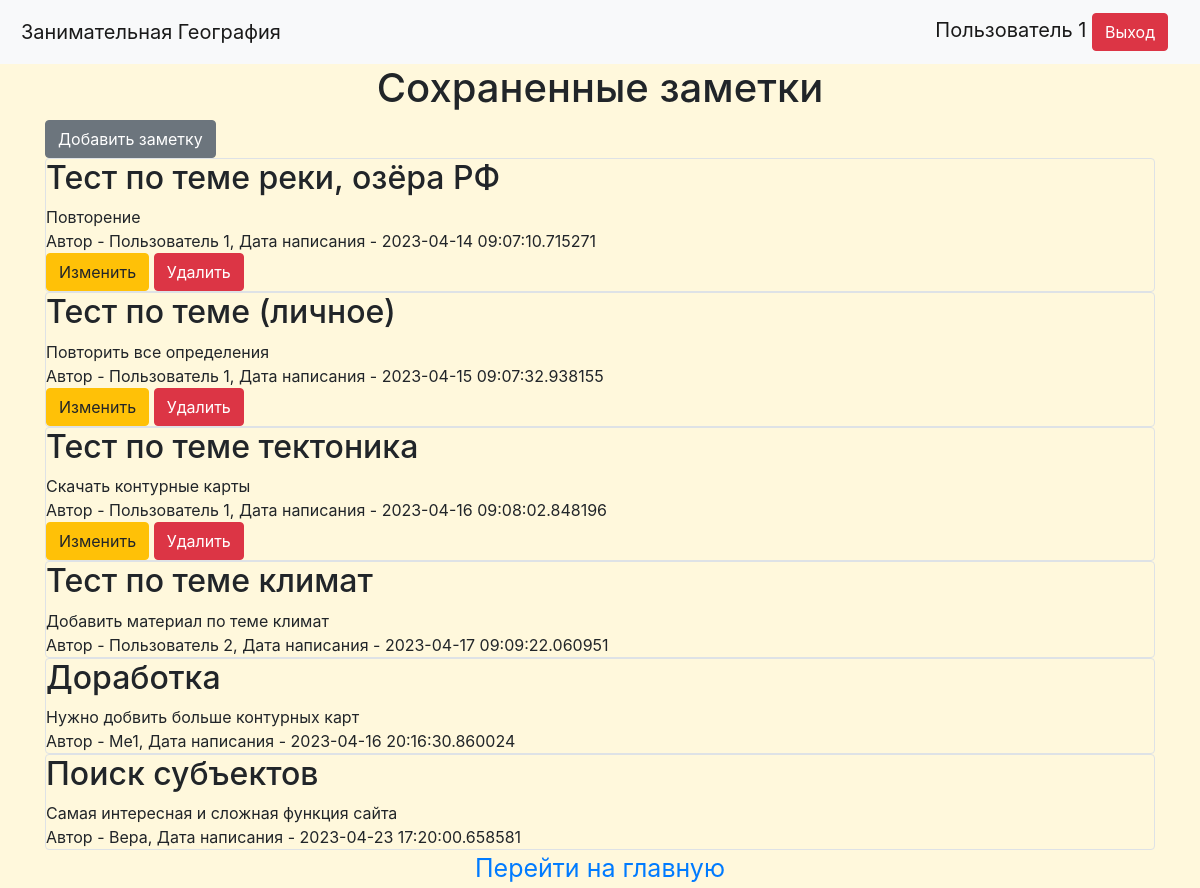
The app's page /notes (signed in) with its own data.
### data/users.py (models this page shows, shortened)
class User(SqlAlchemyBase, UserMixin):
    __tablename__ = 'users'
    id = sqlalchemy.Column(sqlalchemy.Integer, primary_key=True, autoincrement=True)
    name = sqlalchemy.Column(sqlalchemy.String, nullable=True)
    about = sqlalchemy.Column(sqlalchemy.String, nullable=True)
    email = sqlalchemy.Column(sqlalchemy.String, index=True, unique=True, nullable=True)
    hashed_password = sqlalchemy.Column(sqlalchemy.String, nullable=True)
    created_date = sqlalchemy.Column(sqlalchemy.DateTime, default=datetime.datetime.now)
    news = orm.relationship("News", back_populates='user')

### data/news.py (models this page shows)
class News(SqlAlchemyBase):
    __tablename__ = 'news'
    id = sqlalchemy.Column(sqlalchemy.Integer, primary_key=True, autoincrement=True)
    title = sqlalchemy.Column(sqlalchemy.String, nullable=True)
    content = sqlalchemy.Column(sqlalchemy.String, nullable=True)
    created_date = sqlalchemy.Column(sqlalchemy.DateTime, default=datetime.datetime.now)
    is_private = sqlalchemy.Column(sqlalchemy.Boolean, default=True)
    user_id = sqlalchemy.Column(sqlalchemy.Integer, sqlalchemy.ForeignKey("users.id"))
    user = orm.relationship('User')
    categories = orm.relationship("Category", secondary="association", backref="news")

### main.py (the view)
@app.route("/notes")
def notes():
    db_sess = db_session.create_session()
    if current_user.is_authenticated:
        news = db_sess.query(News).filter((News.user == current_user) | (News.is_private != True))
    else:
        news = db_sess.query(News).filter(News.is_private != True)
    return render_template("notes.html", news=news)

### data/db_session.py (called while the page is built)
def create_session() -> Session:
    global __factory
    return __factory()

### main.py (called while the page is built)
@login_manager.user_loader
def load_user(user_id):
    db_sess = db_session.create_session()
    return db_sess.query(User).get(user_id)

### templates/notes.html
{% extends "base.html" %}
{% block content %}
    <h1>Сохраненные заметки</h1>
    {% if current_user.is_authenticated %}
        <a href="news" class="btn btn-secondary">Добавить заметку</a>
    {% endif %}
    {% for item in news %}
        <div class="col-md6 border rounded">
            <h2>{{ item.title }}</h2>
            <div>
                {{ item.content }}
            </div>
            <div>
                Автор - {{ item.user.name }}, Дата написания - {{ item.created_date }}
            </div>
            {% if current_user.is_authenticated and current_user == item.user %}
                <div>
                    <a href="/news/{{ item.id }}" class="btn btn-warning">Изменить</a>
                    <a href="/news_delete/{{ item.id }}" class="btn btn-danger">Удалить</a>
                </div>
            {% endif %}
        </div>
    {% endfor %}
    <div class="go_to_homepage">
         <a class="go_to_homepage" href="{{url_for('Geo_Core')}}"> Перейти на главную</a>
    </div>
{% endblock %}

### templates/base.html (shortened to what this page needs)
<!doctype html>
<html lang="en">
<head>
    <link rel="stylesheet"
          href="https://stackpath.bootstrapcdn.com/bootstrap/4.4.1/css/bootstrap.min.css"
>
    <link rel="stylesheet" type="text/css" href="{{url_for('static', filename='css/style.css')}}" />
    <link rel="stylesheet" type="text/css" href="{{url_for('static', filename='css/style_maps.css')}}" />
    <link rel="stylesheet" type="text/css" href="{{url_for('static', filename='css/style_def.css')}}" />
    <link rel="stylesheet" type="text/css" href="{{url_for('static', filename='css/info.css')}}" />
</head>
<body style="background-color:rgb(255, 248, 220);">
<header>
    <nav class="navbar navbar-light bg-light">
        <a class="navbar-brand" href="#">Занимательная География</a>
        <div class="navbar-brand">
        {% if current_user.is_authenticated %}
                {{ current_user.name }}
                <a class="btn btn-danger" href="/logout" >Выход</a>
        {% else %}
                <a class="btn btn-primary" href="/register">Зарегистрироваться</a>
                <a class="btn btn-success" href="/login">Войти</a>
        {% endif %}
        </div>
    </nav>
</header>
<main role="main" class="container">
    {% block content %}{% endblock %}
</main>
</body>
</html>

### static/css/style_maps.css (style rules this page uses)
a { text-align: center; padding: 5px; }
h1 { text-align: center; }

### static/css/style_def.css (style rules this page uses)
* { margin: 0; }
.go_to_homepage { text-align: center; font-size: 25px }

### records on screen
User: name "Пользователь 1"
News: title "Тест по теме реки, озёра РФ", content "Повторение", user.name "Пользователь 1", created_date "2023-04-14 09:07:10.715271"
News: title "Тест по теме (личное)", content "Повторить все определения", user.name "Пользователь 1", created_date "2023-04-15 09:07:32.938155"
News: title "Тест по теме тектоника", content "Скачать контурные карты", user.name "Пользователь 1", created_date "2023-04-16 09:08:02.848196"
News: title "Тест по теме климат", content "Добавить материал по теме климат", user.name "Пользователь 2", created_date "2023-04-17 09:09:22.060951"
News: title "Доработка", content "Нужно добвить больше контурных карт", user.name "Me1", created_date "2023-04-16 20:16:30.860024"
News: title "Поиск субъектов", content "Самая интересная и сложная функция сайта", user.name "Вера", created_date "2023-04-23 17:20:00.658581"
